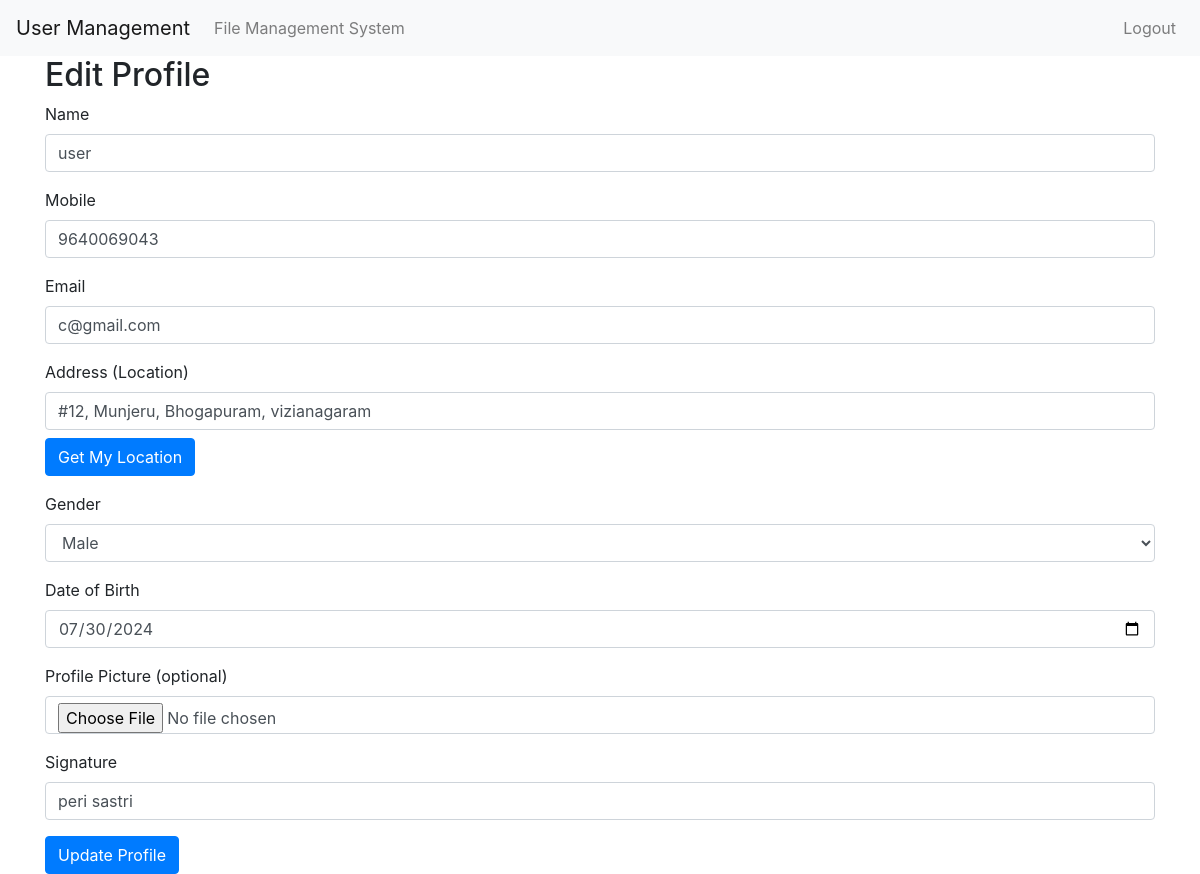
The page /edit_profile.php?id=8 (signed in) on the database its author committed.
### tables this page shows
CREATE TABLE `users` (
  `id` int(11) NOT NULL,
  `name` varchar(100) NOT NULL,
  `role_id` int(11) DEFAULT NULL,
  `mobile` varchar(15) DEFAULT NULL,
  `email` varchar(100) DEFAULT NULL,
  `address` text DEFAULT NULL,
  `gender` enum('Male','Female','Other') DEFAULT NULL,
  `date_of_birth` date DEFAULT NULL,
  `profile_picture` varchar(255) DEFAULT NULL,
  `signature` varchar(255) DEFAULT NULL,
  `username` varchar(50) NOT NULL,
  `password` varchar(255) NOT NULL,
  `approved` tinyint(1) DEFAULT 0
);

### User.php (called while the page is built, shortened)
<?php
class User
{
    private $conn;
    private $table_name = "users";
    public function __construct($db)
    {
        $this->conn = $db;
    }
    public function fetchProfile($id)
    {
        $query = "SELECT * FROM " . $this->table_name . " WHERE id = ?";
        $stmt = $this->conn->prepare($query);
        $stmt->bindParam(1, $id);
        $stmt->execute();
        $row = $stmt->fetch(PDO::FETCH_ASSOC);
        return $row;
    }
}
?>

### edit_profile.php (the view, shortened to what this page needs)
<?php
include_once 'User.php';
$database = new Database();
$db = $database->getConnection();
$user = new User($db);
$row = [];
if (isset($_GET['id']) && ! empty($_GET['id'])) {
    $row = $user->fetchProfile($_GET['id']);
}
?>
<!DOCTYPE html>
<html lang="en">
<head>
<link rel="stylesheet"
	href="https://stackpath.bootstrapcdn.com/bootstrap/4.5.2/css/bootstrap.min.css">
</head>
<body>
	<nav class="navbar navbar-expand-lg navbar-light bg-light">
		<a class="navbar-brand" href="#">User Management</a>
		<div class="collapse navbar-collapse" id="navbarNav">
			<ul class="navbar-nav">
				<li class="nav-item"><a class="nav-link" href="file_upload.php">File
						Management System</a></li>
			</ul>
			<ul class="navbar-nav ml-auto">
				<li class="nav-item"><a class="nav-link" href="logout.php">Logout</a>
				</li>
			</ul>
		</div>
	</nav>
	<div class="container">
		<h2>Edit Profile</h2>
		<form id="edit-profile-form" enctype="multipart/form-data"
			method="POST" action="edit_profile.php">
			<div class="form-group">
				<label for="name">Name</label> <input type="text"
					class="form-control" id="name" name="name"
					value="<?php echo $row['name']; ?>" required>
			</div>
			<div class="form-group">
				<label for="mobile">Mobile</label> <input type="text"
					class="form-control" id="mobile" name="mobile"
					value="<?php echo $row['mobile']; ?>">
			</div>
			<div class="form-group">
				<label for="email">Email</label> <input type="email"
					class="form-control" id="email" name="email"
					value="<?php echo $row['email']; ?>">
			</div>
			<div class="form-group">
				<label for="address">Address (Location)</label>
				<input type="text" name="address" id="address" class="form-control" value="<?php echo $row['address']; ?>">
				<button type="button" id="getLocation" class="btn btn-primary mt-2">Get My Location</button>
			</div>
			<div class="form-group">
				<label for="gender">Gender</label> <select class="form-control"
					id="gender" name="gender">
					<option value="Male"
						<?php if ($row['gender'] == 'Male') echo 'selected'; ?>>Male</option>
				</select>
			</div>
			<div class="form-group">
				<label for="date_of_birth">Date of Birth</label> <input type="date"
					class="form-control" id="date_of_birth" name="date_of_birth"
					value="<?php echo $row['date_of_birth']; ?>"
					pattern="\d{4}-\d{2}-\d{2}" required>
			</div>
			<div class="form-group">
				<label for="profile_picture">Profile Picture (optional)</label> <input
					type="file" class="form-control" id="profile_picture"
					name="profile_picture">
			</div>
			<div class="form-group">
				<label for="signature">Signature</label> <input type="text"
					class="form-control" id="signature" name="signature"
					value="<?php echo $row['signature']; ?>">
			</div>
			<button type="submit" class="btn btn-primary">Update Profile</button>
		</form>
	</div>
</body>
</html>

### rows shown on the page
users: name "user", mobile "9640069043", email "c@gmail.com", address "#12, Munjeru, Bhogapuram, vizianagaram", gender "Male", date_of_birth "07/30/2024", signature "peri sastri"
